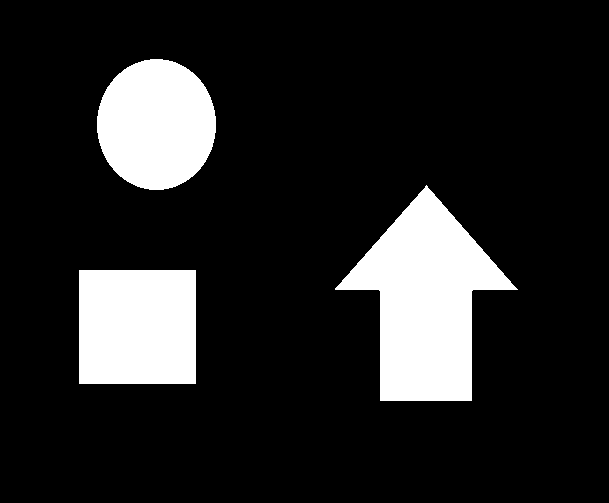
#> input picture examples/opencv-qing-song-ru-men/chapter12/contours.bmp, 609 x 503 px
$ python 12.2.py   (older library calls are emulated)
#> lines starting #> are read from the running program, lines starting #| are printed output that depends on the picture; after the words box and inside, x2 and y2 are one past the last pixel; in counts of white or black regions, pixels touching at a corner belong together
# -*- coding: utf-8 -*-
import cv2 as cv
import numpy as np

o = cv.imread('contours.bmp')
#> o is the input picture: shape (503, 609, 3); 14.8% white; 3 white regions, box (x1, y1, x2, y2) and area: (335, 185, 518, 401) 19840, (79, 270, 196, 384) 13338, (97, 59, 216, 190) 12235
cv.imshow("original", o)
gray = cv.cvtColor(o, cv.COLOR_BGR2GRAY)
#> gray: shape (503, 609); 14.8% white; 3 white regions
ret, binary = cv.threshold(gray, 127, 255, cv.THRESH_BINARY)
image, contours, hierarchy = cv.findContours(binary,
                                              cv.RETR_EXTERNAL,
                                              cv.CHAIN_APPROX_SIMPLE)
#> contours = 3 contours; box (x1, y1, x2, y2) and area: (335, 185, 518, 401) 19535, (79, 270, 196, 384) 13108, (97, 59, 216, 190) 12058
n = len(contours)
#> n = 3
contoursImg = []
for i in range(n):
    temp = np.zeros(o.shape, np.uint8)
    contoursImg.append(temp)
    contoursImg[i] = cv.drawContours(
        contoursImg[i], contours, i, (255, 255, 255), 5)
    cv.imshow("contours[" + str(i) + "]", contoursImg[i])
#> this loop made 3 passes
#> pass 1, `cv.imshow("contours[" + str(i) + "]", contoursImg[i])`:
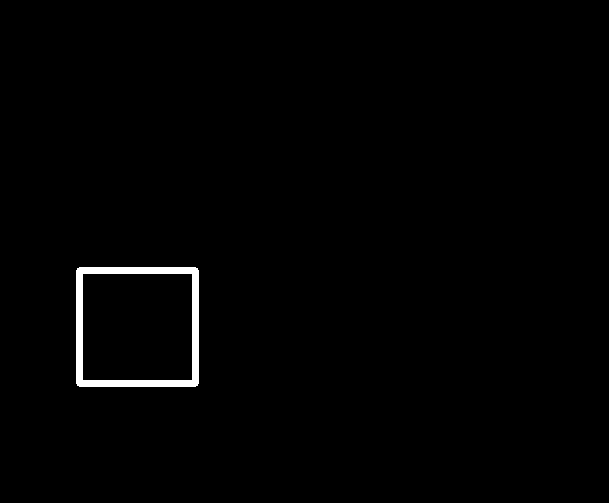
#> window 'contours[0]': shape (503, 609, 3); 1% white; 1 white region, box (x1, y1, x2, y2) and area: (76, 267, 199, 387) 3186
#> pass 2, `cv.imshow("contours[" + str(i) + "]", contoursImg[i])`:
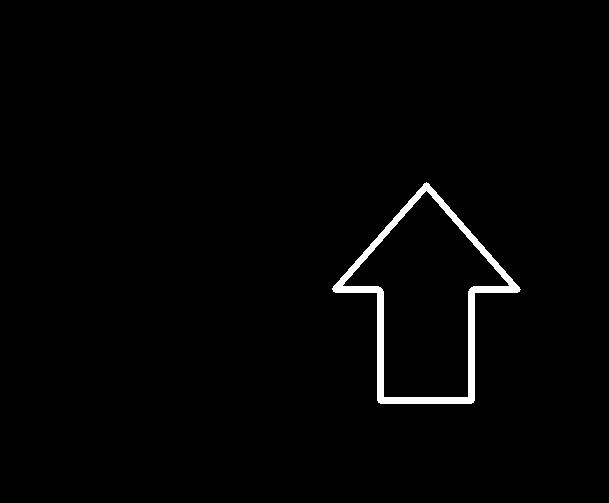
#> window 'contours[1]': shape (503, 609, 3); 1.5% white; 1 white region, box (x1, y1, x2, y2) and area: (332, 182, 521, 404) 4530
#> after the loop, contoursImg = 3 items
cv.waitKey()
cv.destroyAllWindows()
